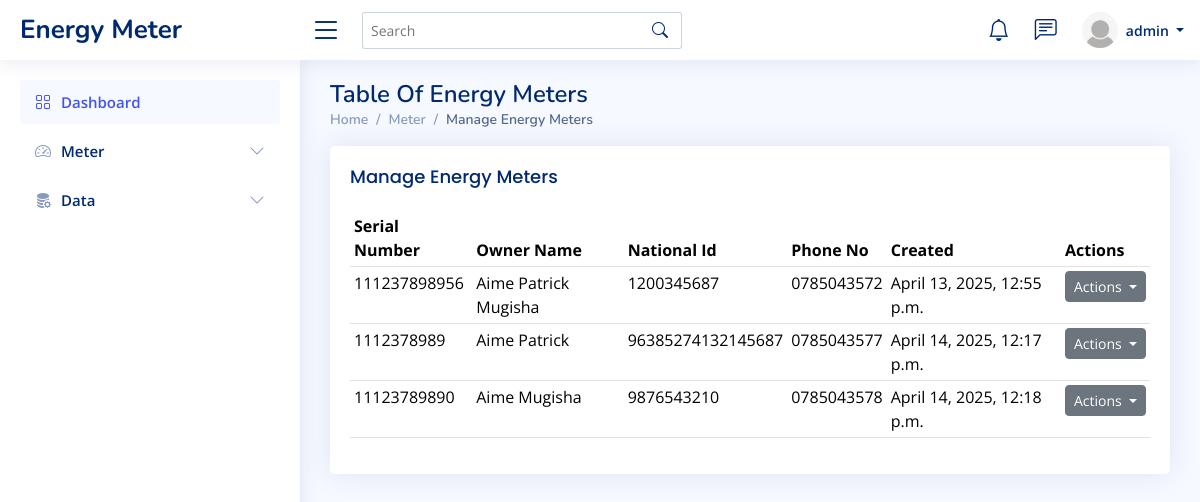
/manage_meters/ (signed in), run on the app's committed database.
### energy_meter_app/models.py (models this page shows, shortened)
class Meter(models.Model):
    ROLE_CHOICES = [
        ('client', 'Client'),
    ]
    serial_number = models.CharField(max_length=30, unique=True)
    national_id = models.CharField(max_length=20, unique=True)
    name = models.CharField(max_length=100)
    phone_number = models.CharField(max_length=15, unique=True)
    address = models.TextField(max_length=50)
    created_at = models.DateTimeField(auto_now_add=True)
    updated_at = models.DateTimeField(auto_now=True)
    is_active = models.BooleanField(default=True)
    role = models.CharField(max_length=10, choices=ROLE_CHOICES, default='client')
    username = models.CharField(max_length=50, unique=True, null=True, blank=True)
    password = models.CharField(max_length=128, null=True, blank=True)
    class Meta:
        verbose_name = 'Meter'
        verbose_name_plural = 'Meters'
        ordering = ['created_at']

### energy_meter_app/views.py (the view)
# urls.py: path('manage_meters/', views.manage_meters, name="manage_meters"),
@meter_login_required
def manage_meters(request):
    meters = Meter.objects.all()
    return render(request, "energy_meter_app/tables/manage_meter.html", {'meters': meters})

### energy_meter_app/views.py (called while the page is built)
def meter_login_required(view_func):
    @wraps(view_func)
    def wrapped_view(request, *args, **kwargs):
        is_meter_user = request.session.get('is_meter_user', False)
        is_django_user = request.user.is_authenticated
        if not (is_meter_user or is_django_user):
            messages.error(request, "Please log in to access this page")
            return redirect('index')
        return view_func(request, *args, **kwargs)
    return wrapped_view

### energy_meter_app/templates/energy_meter_app/tables/manage_meter.html (shortened to what this page needs)
{% load static %}
<!DOCTYPE html>
<html lang="en">
{% include "energy_meter_app/admin_navbar/header.html" %}
<body>
  {% include "energy_meter_app/admin_navbar/navbar.html" %}
  {% include "energy_meter_app/admin_navbar/aside.html" %}
  <main id="main" class="main">
    <div class="pagetitle">
      <h1>Table Of Energy Meters</h1>
      <nav>
        <ol class="breadcrumb">
          <li class="breadcrumb-item"><a href="{% url "admin_dashboard" %}">Home</a></li>
          <li class="breadcrumb-item">Meter</li>
          <li class="breadcrumb-item active">Manage Energy Meters</li>
        </ol>
      </nav>
    </div>
    <section class="section">
        <div class="row">
            <div class="col-lg-12">
                <div class="card">
                    <div class="card-body">
                        <h5 class="card-title">Manage Energy Meters</h5>
                        <table class="table datatable table-sm">
                            <thead>
                                <tr>
                                    <th>Serial Number</th>
                                    <th>Owner Name</th>
                                    <th>National Id</th>
                                    <th>Phone No</th>
                                    <th>Created</th>
                                    <th>Actions</th>
                                </tr>
                            </thead>
                            <tbody>
                                {% for meter in meters %}
                                <tr>
                                    <td>{{ meter.serial_number }}</td>
                                    <td>{{ meter.name }}</td>
                                    <td>{{ meter.national_id }}</td>
                                    <td>{{ meter.phone_number }}</td>
                                    <td>{{ meter.created_at }}</td>
                                    <td>
                                        <div class="dropdown">
                                            <button class="btn btn-secondary btn-sm dropdown-toggle" type="button" id="actionDropdown{{ meter.id }}" data-bs-toggle="dropdown" aria-expanded="false">
                                                Actions
                                            </button>
                                        </div>
                                    </td>
                                </tr>
                                {% endfor %}
                            </tbody>
                        </table>
                    </div>
                </div>
            </div>
        </div>
    </section>
  </main>
</body>
</html>

### energy_meter_app/templates/energy_meter_app/admin_navbar/header.html (shortened to what this page needs)
{% load static %}
<head>
    {% block extra_css %}
        <link href="https://cdn.jsdelivr.net/npm/sweetalert2@11.7.32/dist/sweetalert2.min.css" rel="stylesheet">
    {% endblock %}
    <link href="{% static 'assets/vendor/bootstrap/css/bootstrap.min.css' %}" rel="stylesheet">
    <link href="{% static 'assets/vendor/bootstrap-icons/bootstrap-icons.css' %}" rel="stylesheet">
    <link href="{% static 'assets/vendor/boxicons/css/boxicons.min.css' %}" rel="stylesheet">
    <link href="{% static 'assets/vendor/quill/quill.snow.css' %}" rel="stylesheet">
    <link href="{% static 'assets/vendor/quill/quill.bubble.css' %}" rel="stylesheet">
    <link href="{% static 'assets/vendor/remixicon/remixicon.css' %}" rel="stylesheet">
    <link href="{% static 'assets/vendor/simple-datatables/style.css' %}" rel="stylesheet">
    <link href="{% static 'assets/css/style.css' %}" rel="stylesheet">
  </head>

### energy_meter_app/templates/energy_meter_app/admin_navbar/navbar.html (shortened to what this page needs)
{% load static %}
<header id="header" class="header fixed-top d-flex align-items-center">
    <div class="d-flex align-items-center justify-content-between">
      <a href="{% url "admin_dashboard" %}" class="logo d-flex align-items-center">
        <span class="d-none d-lg-block">Energy Meter</span>
      </a>
      <i class="bi bi-list toggle-sidebar-btn"></i>
    </div>
    <div class="search-bar">
      <form class="search-form d-flex align-items-center" method="POST" action="#">
        <input type="text" name="query" placeholder="Search" title="Enter search keyword">
        <button type="submit" title="Search"><i class="bi bi-search"></i></button>
      </form>
    </div>
    <nav class="header-nav ms-auto">
      <ul class="d-flex align-items-center">
        <li class="nav-item dropdown">
          <a class="nav-link nav-icon" href="#" data-bs-toggle="dropdown">
            <i class="bi bi-bell"></i>
          </a>
        </li>
        <li class="nav-item dropdown">
          <a class="nav-link nav-icon" href="#" data-bs-toggle="dropdown">
            <i class="bi bi-chat-left-text"></i>
          </a>
        </li>
        {% include "energy_meter_app/dashboards/base.html" %}
      </ul>
    </nav>
  </header>

### energy_meter_app/templates/energy_meter_app/dashboards/base.html (shortened to what this page needs)
{% load static %}
{% block content %}
<li class="nav-item dropdown pe-3">
    <a class="nav-link nav-profile d-flex align-items-center pe-0" href="#" data-bs-toggle="dropdown">
        <img src="{% static 'assets/img/default-user.png' %}" alt="Profile" class="rounded-circle">
        <span class="d-none d-md-block dropdown-toggle ps-2">
            {{ request.user.username|default:'User' }}
        </span>
    </a>
</li>
{% endblock content %}

### energy_meter_app/templates/energy_meter_app/admin_navbar/aside.html (shortened to what this page needs)
{% load static %}
<aside id="sidebar" class="sidebar">
    <ul class="sidebar-nav" id="sidebar-nav">
      <li class="nav-item">
        <a class="nav-link " href="{% url 'admin_dashboard' %}">
          <i class="bi bi-grid"></i>
          <span>Dashboard</span>
        </a>
      </li>
      <li class="nav-item">
        <a class="nav-link collapsed" data-bs-target="#meter-nav" data-bs-toggle="collapse" href="#">
            <i class="bi bi-speedometer2"></i><span>Meter</span><i class="bi bi-chevron-down ms-auto"></i>
        </a>
      </li>
      <li class="nav-item">
        <a class="nav-link collapsed" data-bs-target="#data-nav" data-bs-toggle="collapse" href="#">
            <i class="bi bi-database-fill-gear"></i><span>Data</span><i class="bi bi-chevron-down ms-auto"></i>
        </a>
  </aside>

### static/assets/css/style.css (style rules this page uses)
:root { scroll-behavior: smooth; }
body { font-family: "Open Sans", sans-serif; background: #f6f9ff; color: #444444; }
a { color: #4154f1; text-decoration: none; }
h1, h2, h3, h4, h5, h6 { font-family: "Nunito", sans-serif; }
#main { margin-top: 60px; padding: 20px 30px; transition: all 0.3s; }
.pagetitle { margin-bottom: 10px; }
.pagetitle h1 { font-size: 24px; margin-bottom: 0; font-weight: 600; color: #012970; }
.card { margin-bottom: 30px; border: none; border-radius: 5px; box-shadow: 0px 0 30px rgba(1, 41, 112, 0.1); }
.card-title { padding: 20px 0 15px 0; font-size: 18px; font-weight: 500; color: #012970; font-family: "Poppins", sans-serif; }
.card-body { padding: 0 20px 20px 20px; }
.breadcrumb { font-size: 14px; font-family: "Nunito", sans-serif; color: #899bbd; font-weight: 600; }
.breadcrumb a { color: #899bbd; transition: 0.3s; }
.breadcrumb .breadcrumb-item::before { color: #899bbd; }
.breadcrumb .active { color: #51678f; font-weight: 600; }
.logo { line-height: 1; }
@media (min-width: 1200px) { .logo { width: 280px; } }
.logo span { font-size: 26px; font-weight: 700; color: #012970; font-family: "Nunito", sans-serif; }
.header { transition: all 0.5s; z-index: 997; height: 60px; box-shadow: 0px 2px 20px rgba(1, 41, 112, 0.1); background-color: #fff; padding-left: 20px; }
.header .toggle-sidebar-btn { font-size: 32px; padding-left: 10px; cursor: pointer; color: #012970; }
.header .search-bar { min-width: 360px; padding: 0 20px; }
.header .search-form { width: 100%; }
.header .search-form input { border: 0; font-size: 14px; color: #012970; border: 1px solid rgba(1, 41, 112, 0.2); padding: 7px 38px 7px 8px; border-radius: 3px; transition: 0.3s; width: 100%; }
.header .search-form button { border: 0; padding: 0; margin-left: -30px; background: none; }
.header .search-form button i { color: #012970; }
.header-nav ul { list-style: none; }
.header-nav>ul { margin: 0; padding: 0; }
.header-nav .nav-icon { font-size: 22px; color: #012970; margin-right: 25px; position: relative; }
.header-nav .nav-profile { color: #012970; }
.header-nav .nav-profile img { max-height: 36px; }
.header-nav .nav-profile span { font-size: 14px; font-weight: 600; }
.sidebar { position: fixed; top: 60px; left: 0; bottom: 0; width: 300px; z-index: 996; transition: all 0.3s; padding: 20px; overflow-y: auto; scrollbar-width: thin; scrollbar-color: #aab7cf transparent; box-shadow: 0px 0px 20px rgba(1, 41, 112, 0.1); background-color: #fff; }
@media (min-width: 1200px) { #main, #footer { margin-left: 300px; } }
.sidebar-nav { padding: 0; margin: 0; list-style: none; }
.sidebar-nav li { padding: 0; margin: 0; list-style: none; }
.sidebar-nav .nav-item { margin-bottom: 5px; }
.sidebar-nav .nav-link { display: flex; align-items: center; font-size: 15px; font-weight: 600; color: #4154f1; transition: 0.3; background: #f6f9ff; padding: 10px 15px; border-radius: 4px; }
.sidebar-nav .nav-link i { font-size: 16px; margin-right: 10px; color: #4154f1; }
.sidebar-nav .nav-link.collapsed { color: #012970; background: #fff; }
.sidebar-nav .nav-link.collapsed i { color: #899bbd; }
.sidebar-nav .nav-link .bi-chevron-down { margin-right: 0; transition: transform 0.2s ease-in-out; }
.search-bar { position: relative; }

### data on the page
Meter: serial_number "111237898956", name "Aime Patrick Mugisha", national_id "1200345687", phone_number "0785043572", created_at "April 13, 2025, 12:55 p.m."
Meter: serial_number "1112378989", name "Aime Patrick", national_id "96385274132145687", phone_number "0785043577", created_at "April 14, 2025, 12:17 p.m."
Meter: serial_number "11123789890", name "Aime Mugisha", national_id "9876543210", phone_number "0785043578", created_at "April 14, 2025, 12:18 p.m."

### other printed values
{{ request.user.username|default:'User' }} "admin"
